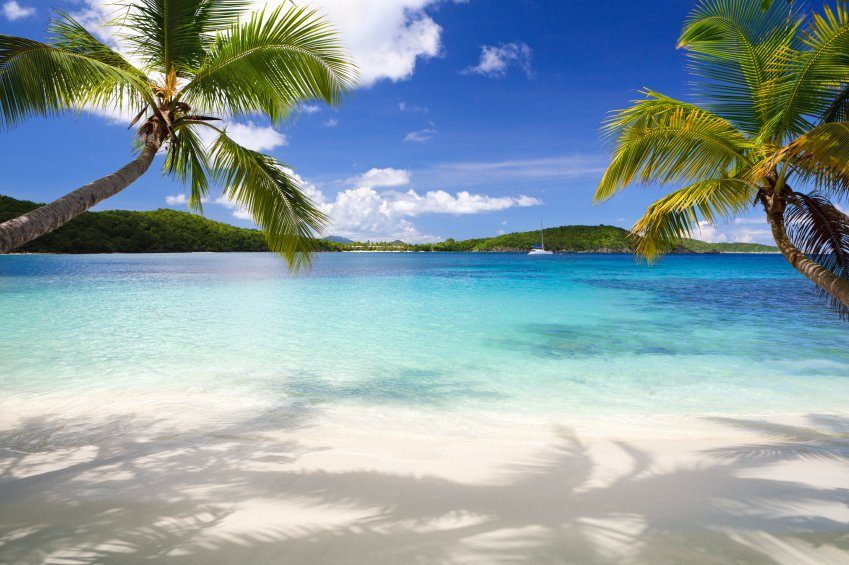
#> input picture zdjecie.jpg, 849 x 565 px
$ python Zad1.py
#> lines starting #> are read from the running program, lines starting #| are printed output that depends on the picture
import matplotlib.pyplot as plt
import cv2
import numpy as np

#Zad 1
#Wczytanie obrazu i wyswietlenie
image = cv2.imread('zdjecie.jpg')
#> image is the input picture: shape (565, 849, 3); mean B, G, R 164.1, 159.4, 138.5
image_rgb = cv2.cvtColor(image, cv2.COLOR_BGR2RGB)

# [6 lines of commented-out code are left out]
image_gray = cv2.cvtColor(image, cv2.COLOR_BGR2GRAY)
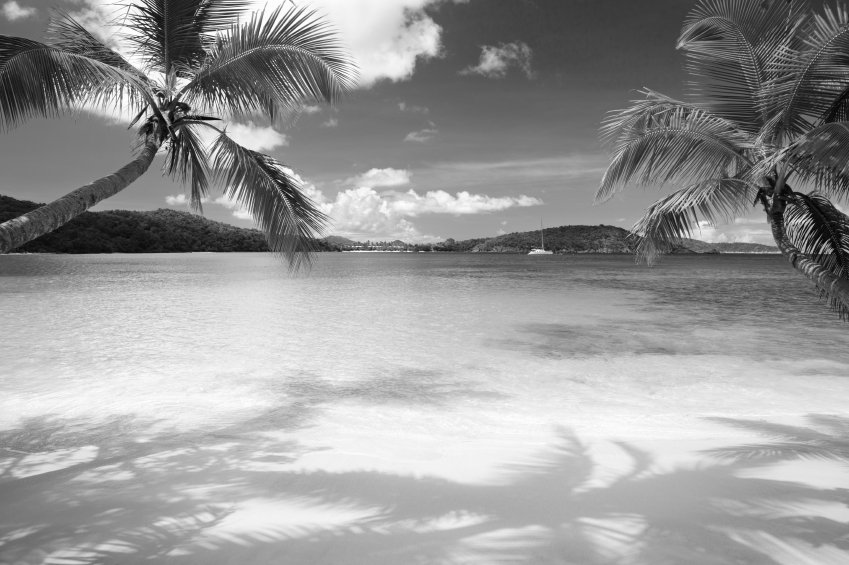
#> image_gray: shape (565, 849); min 0, max 255, mean 153.7
# plt.figure(figsize=(10,8))
# plt.imshow(image_grey, cmap='gray')
# plt.show()


#Zad 2
#Rozmycie Gaussa
def Gaus(image, size=3, sigma=0):
    size = int(input('Podaj wartość rozmiaru jądra Gaussa: '))
    assert size % 2 == 1, 'Rozmiar jądra musi być liczbą nieparzystą'
    sigma = int(input('Podaj wartość odchylenia standardowego horyzontalnego: '))
    image_gaus = cv2.GaussianBlur(image, (size,size), sigma)
    return image_gaus

# [109 lines of commented-out code are left out]
